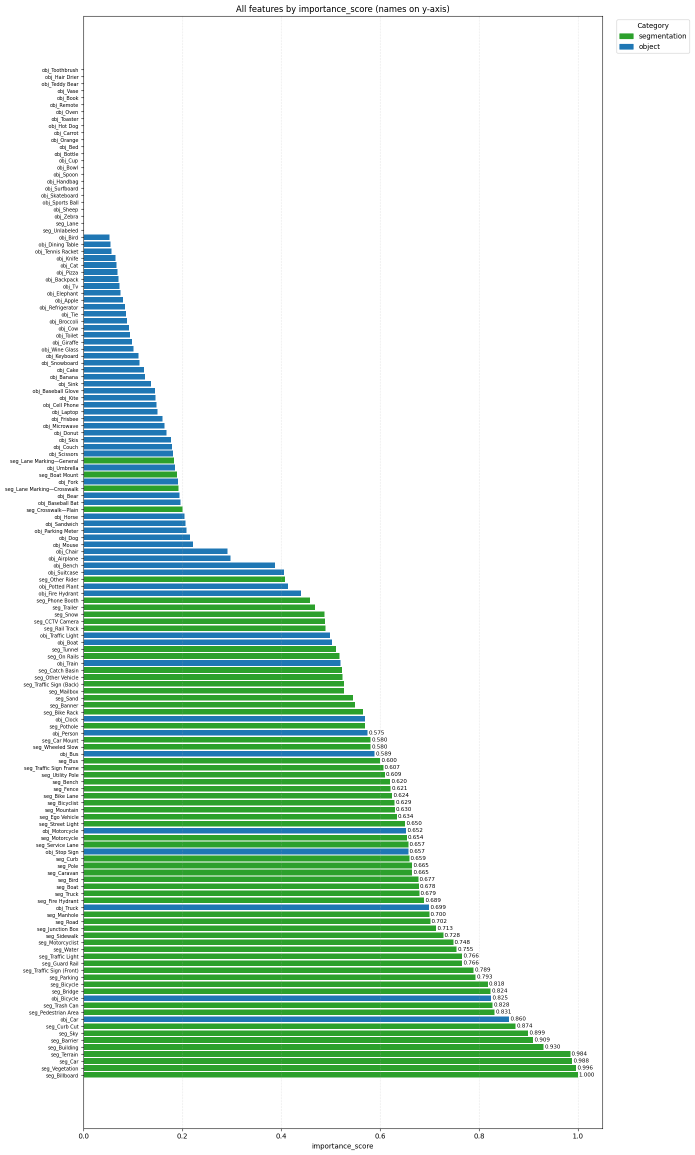
#> input picture NeuralNetwork/importance_score.png, 1389 x 2310 px (shown at 1/2 size)
$ python -i extract_image_features_script.py   (imports and definitions only)   (older library calls are emulated)
#> lines starting #> are read from the running program, lines starting #| are printed output that depends on the picture
"""
Feature Extraction Pipeline for Street-Level Images

This script builds a feature dataset by combining semantic segmentation,
object detection, and image-level statistics for a collection of street
images stored in Azure Blob Storage.

Pipeline overview:
1. Connect to Azure Blob Storage.
2. Download semantic segmentation JSON files and extract per-class pixel
   proportions.
3. Download YOLO object detection outputs and extract:
   - summed detection confidences,
   - object counts,
   - summed bounding box areas.
4. Download precomputed image statistics.
5. Merge all extracted features into a single dataframe for each configured
   object detection confidence threshold.
6. Fill missing features with zeros and export the processed datasets as CSV files.

The resulting feature tables are intended for downstream machine learning
and statistical analysis.

Dependencies:
- Azure Blob Storage
- pandas
- numpy
- OpenCV
- scikit-image
- matplotlib
- tqdm
"""
import pandas as pd
import numpy as np
import json
import os
from tqdm.notebook import tqdm
import matplotlib.pyplot as plt
import seaborn as sns
import io
from typing import Dict, Any, List
from concurrent.futures import ThreadPoolExecutor

import cv2
from skimage import color, filters

try:
    from azure.storage.blob import BlobServiceClient, ContainerClient
    from io import BytesIO
except ImportError:
    class BlobServiceClient: pass
    class ContainerClient: pass
    class BytesIO: pass
    print("Warning: azure-storage-blob is not installed. Azure download logic will not execute until installed and credentials are set.")


# --- Project Configuration ---

# [1 line that did not run here, left out]
CONTAINER_NAME = "london"
SEGMENTATION_FOLDER = "SemanticSegmentation/json/" # Ensure trailing slash
DETECTION_ROOT = "YoloV10/"
CONFIDENCE_LEVELS = [0.5]

# Placeholder for the complete set of Image IDs (19995 total)
NUM_IMAGES = 19995
IMAGE_IDS = [f"{i}_{angle}.jpg" for i in range(NUM_IMAGES // 4 + 1) for angle in [0, 90, 180, 270]][:NUM_IMAGES]

SEG_FULL_CLASSES = [
    'Banner', 'Barrier', 'Bench', 'Bicycle', 'Bicyclist',
    'Bike Lane', 'Bike Rack', 'Billboard', 'Bird', 'Boat',
    'Bridge', 'Building', 'Bus', 'CCTV Camera', 'Car',
    'Car Mount', 'Caravan', 'Catch Basin', 'Crosswalk - Plain',
    'Curb', 'Curb Cut', 'Ego Vehicle', 'Fence', 'Fire Hydrant',
    'Ground Animal', 'Guard Rail', 'Junction Box',
    'Lane Marking - Crosswalk', 'Lane Marking - General',
    'Mailbox', 'Manhole', 'Motorcycle', 'Motorcyclist',
    'Mountain', 'On Rails', 'Other Rider', 'Other Vehicle',
    'Parking', 'Pedestrian Area', 'Person', 'Phone Booth',
    'Pole', 'Pothole', 'Rail Track', 'Road', 'Sand',
    'Service Lane', 'Sidewalk', 'Sky', 'Snow', 'Street Light',
    'Terrain', 'Traffic Light', 'Traffic Sign (Back)',
    'Traffic Sign (Front)', 'Traffic Sign Frame', 'Trailer',
    'Trash Can', 'Truck', 'Tunnel', 'Utility Pole', 'Vegetation',
    'Wall', 'Water', 'Wheeled Slow'
]
OBJ_FULL_CLASSES = [
    'Person', 'Bicycle', 'Car', 'Motorcycle', 'Airplane', 'Bus', 'Train', 'Truck', 'Boat', 'Traffic Light',
    'Fire Hydrant', 'Stop Sign', 'Parking Meter', 'Bench', 'Bird', 'Cat', 'Dog', 'Horse', 'Sheep', 'Cow',
    'Elephant', 'Bear', 'Zebra', 'Giraffe', 'Backpack', 'Umbrella', 'Handbag', 'Tie', 'Suitcase', 'Frisbee',
    'Skis', 'Snowboard', 'Sports Ball', 'Kite', 'Baseball Bat', 'Baseball Glove', 'Skateboard', 'Surfboard',
    'Tennis Racket', 'Bottle', 'Wine Glass', 'Cup', 'Fork', 'Knife', 'Spoon', 'Bowl', 'Banana', 'Apple',
    'Sandwich', 'Orange', 'Broccoli', 'Carrot', 'Hot Dog', 'Pizza', 'Donut', 'Cake', 'Chair', 'Couch',
    'Potted Plant', 'Bed', 'Dining Table', 'Toilet', 'Tv', 'Laptop', 'Mouse', 'Remote', 'Keyboard',
    'Cell Phone', 'Microwave', 'Oven', 'Toaster', 'Sink', 'Refrigerator', 'Book', 'Clock', 'Vase',
    'Scissors', 'Teddy Bear', 'Hair Drier', 'Toothbrush'
]

# --- Step 2 Required Class Selection ---
SELECTED_SEG_CLASSES = SEG_FULL_CLASSES
SELECTED_OBJ_CLASSES = OBJ_FULL_CLASSES

# --- Helper Functions for Parsing --

# [78 lines left out: functions parse_image_stats, parse_segmentation, parse_yolo, not called in this run]

MAX_WORKERS = 32


# [184 lines left out: functions download_image_statistics, download_and_process_blob, download_and_combine_data, process_feature_selection, not called in this run]

IMAGE_STATS_FOLDER = "ImageStatistics/"

# [16 lines left out: function extract_image_features, not called in this run]

def compute_image_features(image_path):
    # Load image
#> called with image_path = '../../NeuralNetwork/importance_score.png'
    img_bgr = cv2.imread(image_path)
#> img_bgr is the input picture: shape (2310, 1389, 3); mean B, G, R 218.8, 232.1, 211.4
    if img_bgr is None:
        raise ValueError(f"Image not found: {image_path}")
    img_rgb = cv2.cvtColor(img_bgr, cv2.COLOR_BGR2RGB)
    img_hsv = cv2.cvtColor(img_bgr, cv2.COLOR_BGR2HSV)
#> img_hsv: shape (2310, 1389, 3); mean H, S, V 13.5, 36.5, 235.1
    img_gray = cv2.cvtColor(img_bgr, cv2.COLOR_BGR2GRAY)

    features = {}

    ## ---------------- Luminance ----------------
    lum = img_gray.astype(np.float32)
    features['luminance_mean'] = np.mean(lum)
    features['luminance_std'] = np.std(lum)
    features['luminance_p05'] = np.percentile(lum, 5)
    features['luminance_p50'] = np.percentile(lum, 50)
    features['luminance_p95'] = np.percentile(lum, 95)
    features['dynamic_range'] = lum.max() - lum.min()
    features['frac_dark'] = np.mean(lum < 50)
    features['frac_bright'] = np.mean(lum > 205)

    ## ---------------- Color ----------------
    sat = img_hsv[:, :, 1].astype(np.float32)
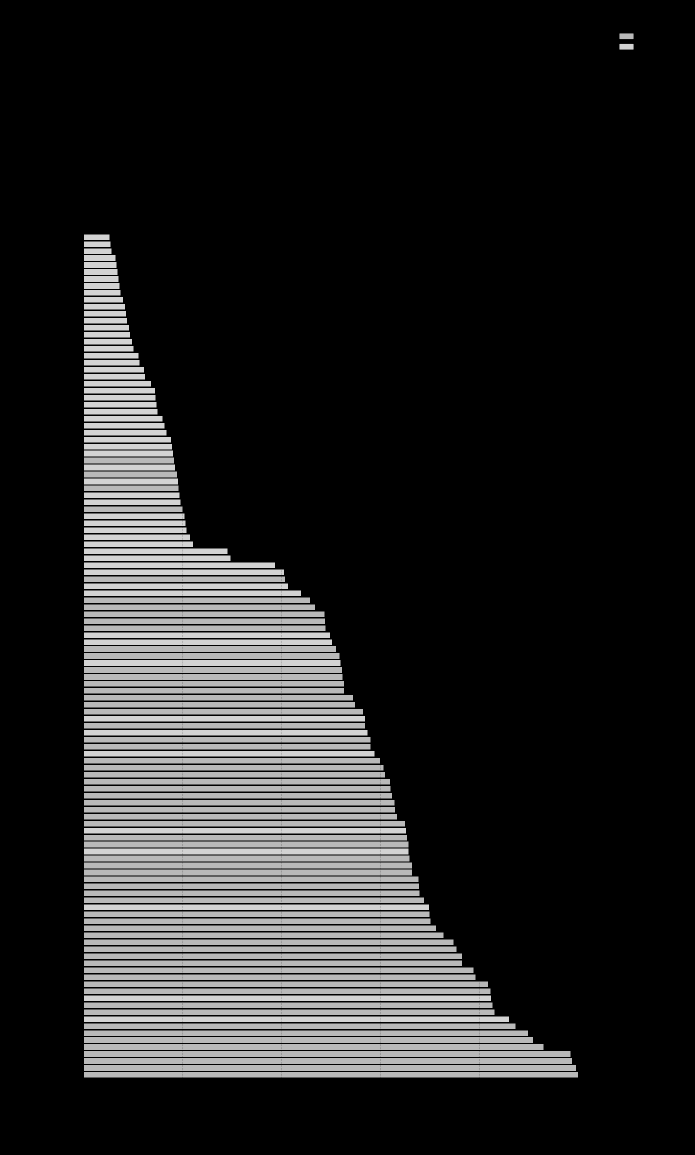
#> sat: shape (2310, 1389) float32 (shown at 1/2 size); min 0, max 212, mean 36.5
    val = img_hsv[:, :, 2].astype(np.float32)
    features['sat_mean'] = np.mean(sat)
    features['sat_std'] = np.std(sat)
    features['val_mean'] = np.mean(val)
    features['val_std'] = np.std(val)

    # Colorfulness metric (Hasler & Süsstrunk)
    rg = img_rgb[:, :, 0].astype(np.float32) - img_rgb[:, :, 1].astype(np.float32)
    yb = 0.5 * (img_rgb[:, :, 0].astype(np.float32) + img_rgb[:, :, 1].astype(np.float32)) - img_rgb[:, :, 2].astype(np.float32)
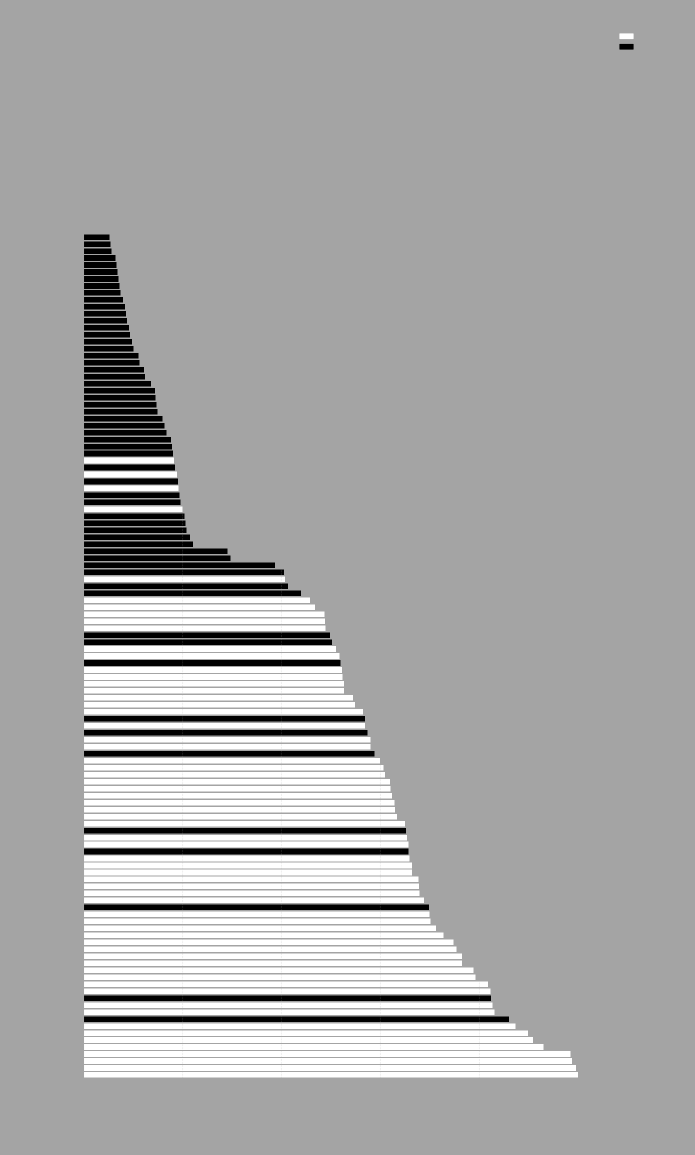
#> yb: shape (2310, 1389) float32 (shown at 1/2 size); min -105, max 58, mean 2.9; drawn with min black and max white
    features['colorfulness'] = np.sqrt(rg.std()**2 + yb.std()**2) + 0.3*np.sqrt(rg.mean()**2 + yb.mean()**2)

    # Warmth: Red vs Blue ratio
    R = img_rgb[:, :, 0].astype(np.float32)
    B = img_rgb[:, :, 2].astype(np.float32)
    features['warmth_rb'] = np.mean(R / (B + 1e-6))

    ## ---------------- Sharpness ----------------
    features['laplacian_var'] = cv2.Laplacian(img_gray, cv2.CV_64F).var()

    # Tenengrad (gradient magnitude)
    gx = cv2.Sobel(img_gray, cv2.CV_64F, 1, 0, ksize=3)
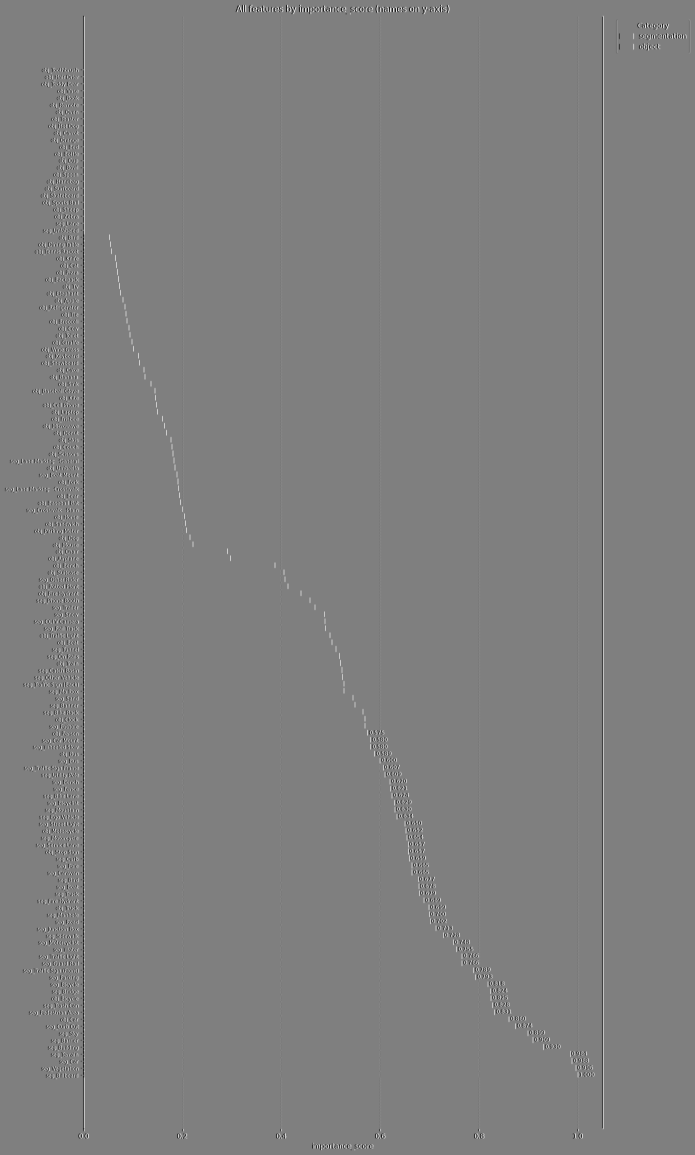
#> gx: shape (2310, 1389) float64 (shown at 1/2 size); min -1020, max 1020, mean 0; drawn with min black and max white
    gy = cv2.Sobel(img_gray, cv2.CV_64F, 0, 1, ksize=3)
    tenengrad = np.sqrt(gx**2 + gy**2)
    features['tenengrad_mean'] = np.mean(tenengrad)

    ## ---------------- Structure ----------------
    edges = cv2.Canny(img_gray, 100, 200)
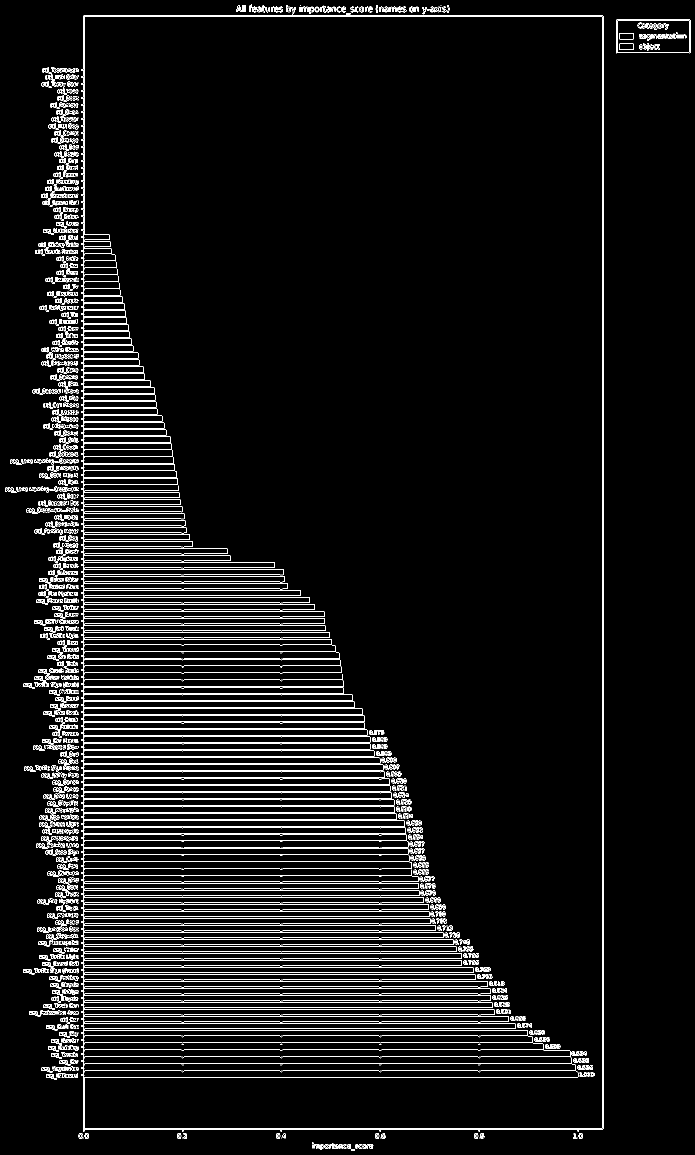
#> edges: shape (2310, 1389) (shown at 1/2 size); 4.9% white in thin lines or dots
    features['edge_density'] = np.mean(edges > 0)

    # Local contrast: std of small patches
    patch_size = 16
    patches = lum[:lum.shape[0]//patch_size*patch_size, :lum.shape[1]//patch_size*patch_size]
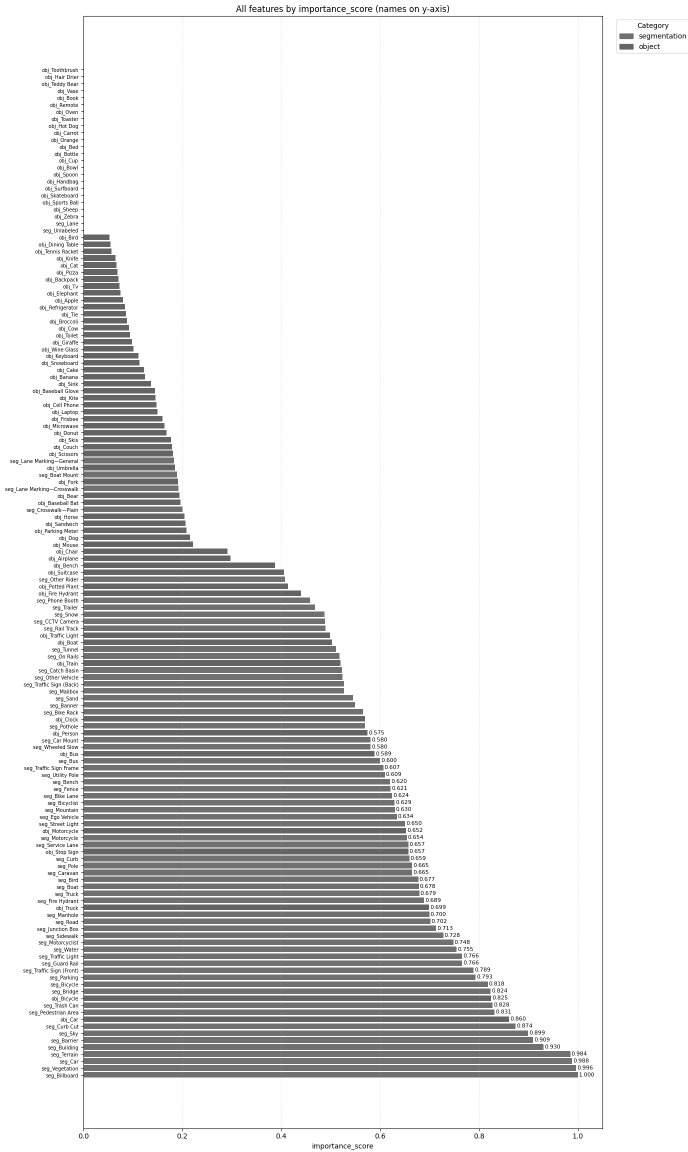
#> patches: shape (2304, 1376) float32 (shown at 1/2 size); min 0, max 255, mean 224
    patches = patches.reshape(patches.shape[0]//patch_size, patch_size,
                              patches.shape[1]//patch_size, patch_size)
    patches = patches.swapaxes(1,2).reshape(-1, patch_size, patch_size)
    local_contrast = [np.std(p) for p in patches]
#> local_contrast = 12384 values, max 89.63 at index 3536, min 0 at index 0, mean 20.81
    features['local_contrast_mean'] = np.mean(local_contrast)

    ## ---------------- Weather-ish ----------------
    # Dark channel prior
    min_channel = img_bgr.min(axis=2)
    features['dark_channel_mean'] = np.mean(min_channel)

    # Color attenuation (red - blue gradient)
    features['color_attenuation'] = np.mean(R - B)

    # White fraction
    features['white_fraction'] = np.mean(np.all(img_rgb > 240, axis=2))

    # Specular fraction: very bright pixels with low saturation
    features['specular_fraction'] = np.mean((val > 240) & (sat < 20))

    ## ---------------- Geometry ----------------
    # Vertical luminance gradient
    vert_grad = np.mean(np.diff(lum, axis=0), axis=1)
#> vert_grad = 2309 values, max 179.9 at index 32, min -180.3 at index 31, mean 4.01e-08
    features['vertical_lum_gradient'] = np.mean(vert_grad)

    return features

# --- Main Execution Block ---

# [26 lines left out: function main, not called in this run]

# [1 line not run here, left out]

>>> result = compute_image_features('../../NeuralNetwork/importance_score.png')
#> result = 23 items
